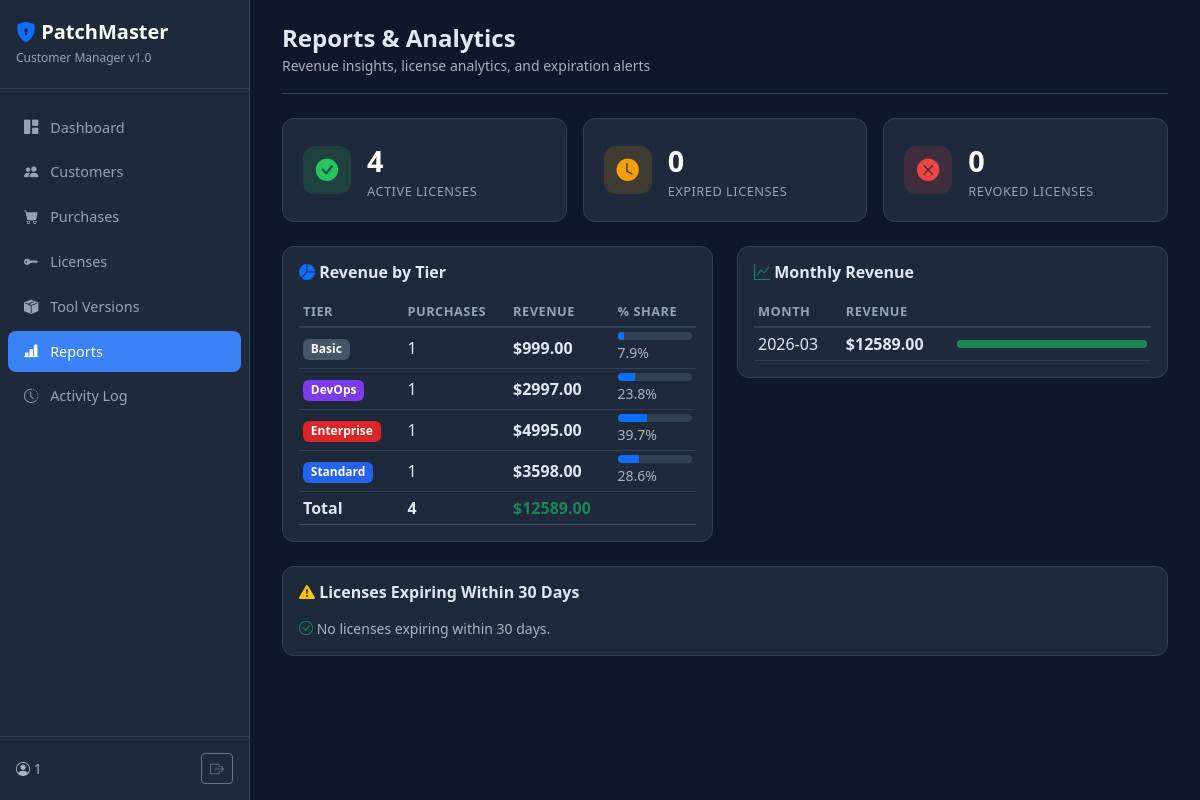
The page /reports (signed in) on the database its author committed.
### tables this page shows
CREATE TABLE purchases (
            id              INTEGER PRIMARY KEY AUTOINCREMENT,
            customer_id     INTEGER NOT NULL REFERENCES customers(id) ON DELETE CASCADE,
            tier            TEXT    NOT NULL,
            plan            TEXT    NOT NULL,
            max_hosts       INTEGER NOT NULL DEFAULT 0,
            amount          REAL    NOT NULL DEFAULT 0,
            currency        TEXT    NOT NULL DEFAULT 'USD',
            payment_method  TEXT    NOT NULL DEFAULT '',
            payment_ref     TEXT    NOT NULL DEFAULT '',
            status          TEXT    NOT NULL DEFAULT 'completed',
            notes           TEXT    NOT NULL DEFAULT '',
            purchased_at    TEXT    NOT NULL DEFAULT (datetime('now')),
            created_at      TEXT    NOT NULL DEFAULT (datetime('now'))
        );

### vendor/app.py (the view)
@app.route("/reports")
@login_required
def reports():
    db = get_db()
    revenue_monthly = db.execute("""
        SELECT strftime('%Y-%m', purchased_at) as month, SUM(amount) as total
        FROM purchases WHERE status='completed'
        GROUP BY month ORDER BY month DESC LIMIT 12
    """).fetchall()
    revenue_tier = db.execute("""
        SELECT tier, SUM(amount) as total, COUNT(*) as cnt
        FROM purchases WHERE status='completed'
        GROUP BY tier
    """).fetchall()
    lic_active = db.execute("SELECT COUNT(*) FROM licenses WHERE is_revoked=0 AND expires_at > datetime('now')").fetchone()[0]
    lic_expired = db.execute("SELECT COUNT(*) FROM licenses WHERE is_revoked=0 AND expires_at <= datetime('now')").fetchone()[0]
    lic_revoked = db.execute("SELECT COUNT(*) FROM licenses WHERE is_revoked=1").fetchone()[0]
    expiring = db.execute("""
        SELECT l.*, c.name as customer_name, c.company
        FROM licenses l JOIN customers c ON l.customer_id = c.id
        WHERE l.is_revoked=0 AND l.expires_at > datetime('now')
          AND l.expires_at <= datetime('now', '+30 days')
        ORDER BY l.expires_at ASC
    """).fetchall()
    return render_template("reports.html",
                           revenue_monthly=revenue_monthly, revenue_tier=revenue_tier,
                           lic_active=lic_active, lic_expired=lic_expired,
                           lic_revoked=lic_revoked, expiring=expiring,
                           tiers=TIERS, plans=PLANS)

### vendor/app.py (called while the page is built)
def get_db():
    if "db" not in g:
        g.db = sqlite3.connect(DB_PATH)
        g.db.row_factory = sqlite3.Row
        g.db.execute("PRAGMA journal_mode=WAL")
        g.db.execute("PRAGMA foreign_keys=ON")
    return g.db

@app.context_processor
def inject_now():
    return {"now": datetime.utcnow().strftime("%Y-%m-%dT%H:%M:%SZ")}

def login_required(f):
    @wraps(f)
    def decorated(*args, **kwargs):
        if not session.get("logged_in"):
            return redirect(url_for("login"))
        return f(*args, **kwargs)
    return decorated

### vendor/templates/reports.html (shortened to what this page needs)
{% extends "base.html" %}
{% block content %}
<div class="topbar">
  <div>
    <h4 class="mb-0 fw-bold">Reports & Analytics</h4>
    <small class="text-muted">Revenue insights, license analytics, and expiration alerts</small>
  </div>
</div>
<div class="row g-3 mb-4">
  <div class="col-md-4">
    <div class="stat-card">
      <div class="d-flex align-items-center gap-3">
        <div class="stat-icon" style="background:rgba(34,197,94,0.15);color:#22c55e"><i class="bi bi-check-circle-fill"></i></div>
        <div><div class="stat-value">{{ lic_active }}</div><div class="stat-label">Active Licenses</div></div>
      </div>
    </div>
  </div>
  <div class="col-md-4">
    <div class="stat-card">
      <div class="d-flex align-items-center gap-3">
        <div class="stat-icon" style="background:rgba(245,158,11,0.15);color:#f59e0b"><i class="bi bi-clock-fill"></i></div>
        <div><div class="stat-value">{{ lic_expired }}</div><div class="stat-label">Expired Licenses</div></div>
      </div>
    </div>
  </div>
  <div class="col-md-4">
    <div class="stat-card">
      <div class="d-flex align-items-center gap-3">
        <div class="stat-icon" style="background:rgba(239,68,68,0.15);color:#ef4444"><i class="bi bi-x-circle-fill"></i></div>
        <div><div class="stat-value">{{ lic_revoked }}</div><div class="stat-label">Revoked Licenses</div></div>
      </div>
    </div>
  </div>
</div>
<div class="row g-4 mb-4">
  <div class="col-md-6">
    <div class="card-dark p-3">
      <h6 class="fw-bold mb-3"><i class="bi bi-pie-chart-fill text-primary"></i> Revenue by Tier</h6>
      {% if revenue_tier %}
      <div class="table-responsive">
        <table class="table table-dark-custom table-sm mb-0">
          <thead><tr><th>Tier</th><th>Purchases</th><th>Revenue</th><th>% Share</th></tr></thead>
          <tbody>
            {% set total_rev = revenue_tier|sum(attribute='total') %}
            {% for row in revenue_tier %}
            <tr>
              <td><span class="badge badge-tier-{{ row['tier'] }}">{{ tiers[row['tier']]['label'] }}</span></td>
              <td>{{ row['cnt'] }}</td>
              <td class="fw-semibold">${{ "%.2f"|format(row['total']) }}</td>
              <td>
                {% if total_rev > 0 %}
                <div class="progress" style="height:8px;background:#334155">
                  <div class="progress-bar bg-primary" style="width:{{ (row['total']/total_rev*100)|round }}%"></div>
                </div>
                <small class="text-muted">{{ "%.1f"|format(row['total']/total_rev*100) }}%</small>
                {% else %}0%{% endif %}
              </td>
            </tr>
            {% endfor %}
            <tr class="border-top" style="border-color:#475569!important">
              <td class="fw-bold">Total</td>
              <td class="fw-bold">{{ revenue_tier|sum(attribute='cnt') }}</td>
              <td class="fw-bold text-success">${{ "%.2f"|format(total_rev) }}</td>
              <td></td>
            </tr>
          </tbody>
        </table>
      </div>
      {% else %}<p class="text-muted small mb-0">No revenue data yet.</p>{% endif %}
    </div>
  </div>
  <div class="col-md-6">
    <div class="card-dark p-3">
      <h6 class="fw-bold mb-3"><i class="bi bi-graph-up text-success"></i> Monthly Revenue</h6>
      {% if revenue_monthly %}
      <div class="table-responsive">
        <table class="table table-dark-custom table-sm mb-0">
          <thead><tr><th>Month</th><th>Revenue</th><th></th></tr></thead>
          <tbody>
            {% set max_rev = revenue_monthly|map(attribute='total')|max %}
            {% for row in revenue_monthly %}
            <tr>
              <td>{{ row['month'] }}</td>
              <td class="fw-semibold">${{ "%.2f"|format(row['total']) }}</td>
              <td style="width:50%">
                <div class="progress" style="height:8px;background:#334155">
                  <div class="progress-bar bg-success" style="width:{{ (row['total']/max_rev*100)|round if max_rev > 0 else 0 }}%"></div>
                </div>
              </td>
            </tr>
            {% endfor %}
          </tbody>
        </table>
      </div>
      {% else %}<p class="text-muted small mb-0">No revenue data yet.</p>{% endif %}
    </div>
  </div>
</div>
<div class="card-dark p-3">
  <h6 class="fw-bold mb-3"><i class="bi bi-exclamation-triangle-fill text-warning"></i> Licenses Expiring Within 30 Days</h6>
  {% if expiring %}
  <div class="table-responsive">
    <table class="table table-dark-custom table-sm mb-0">
      <thead><tr><th>License ID</th><th>Customer</th><th>Company</th><th>Tier</th><th>Expires</th><th></th></tr></thead>
      <tbody>
        {% for l in expiring %}
        <tr>
          <td class="font-monospace">{{ l['license_id'] }}</td>
          <td>{{ l['customer_name'] }}</td>
          <td>{{ l['company'] or '—' }}</td>
          <td><span class="badge badge-tier-{{ l['tier'] }}">{{ tiers[l['tier']]['label'] }}</span></td>
          <td class="text-warning">{{ l['expires_at'][:10] }}</td>
          <td><a href="{{ url_for('license_detail', lid=l['id']) }}" class="btn btn-sm btn-outline-warning"><i class="bi bi-eye"></i></a></td>
        </tr>
        {% endfor %}
      </tbody>
    </table>
  </div>
  {% else %}
  <p class="text-muted small mb-0"><i class="bi bi-check-circle text-success"></i> No licenses expiring within 30 days.</p>
  {% endif %}
</div>
{% endblock %}

### vendor/templates/base.html (style rules this page uses)
:root { --pm-blue: #3b82f6; --pm-green: #22c55e; --pm-red: #ef4444; --pm-yellow: #f59e0b; --pm-purple: #a855f7; }
body { background: #0f172a; color: #e2e8f0; font-family: 'Segoe UI', system-ui, sans-serif; }
.topbar { display: flex; justify-content: space-between; align-items: center; margin-bottom: 1.5rem; padding-bottom: 1rem; border-bottom: 1px solid #334155; }
.stat-card { background: #1e293b; border: 1px solid #334155; border-radius: 12px; padding: 1.25rem; transition: transform 0.15s; }
.stat-card .stat-icon { width: 48px; height: 48px; border-radius: 12px; display: flex; align-items: center; justify-content: center; font-size: 1.4rem; }
.stat-card .stat-value { font-size: 1.8rem; font-weight: 700; color: #fff; }
.stat-card .stat-label { font-size: 0.8rem; color: #94a3b8; text-transform: uppercase; letter-spacing: 0.5px; }
.card-dark { background: #1e293b; border: 1px solid #334155; border-radius: 12px; }
.table-dark-custom { --bs-table-bg: transparent; --bs-table-border-color: #334155; }
.table-dark-custom th { color: #94a3b8; font-weight: 600; font-size: 0.8rem; text-transform: uppercase; letter-spacing: 0.5px; border-bottom-width: 2px; }
.table-dark-custom td { color: #e2e8f0; vertical-align: middle; }
.badge-tier-basic { background: #475569; }
.badge-tier-standard { background: #2563eb; }
.badge-tier-devops { background: #7c3aed; }
.badge-tier-enterprise { background: #dc2626; }

### rows shown on the page
purchases: tier "Basic", cnt "1", total "999.00", {{ (row['total']/total_rev*100)|round }} 8.0 (drawn), row "7.9"
purchases: tier "DevOps", cnt "1", total "2997.00", {{ (row['total']/total_rev*100)|round }} 24.0 (drawn), row "23.8"
purchases: tier "Enterprise", cnt "1", total "4995.00", {{ (row['total']/total_rev*100)|round }} 40.0 (drawn), row "39.7"
purchases: tier "Standard", cnt "1", total "3598.00", {{ (row['total']/total_rev*100)|round }} 29.0 (drawn), row "28.6"

### other values the page prints
{{ session.get('user', 'admin') }} "1"
{{ lic_active }} "4"
{{ lic_expired }} "0"
{{ lic_revoked }} "0"
{{ revenue_tier|sum(attribute='cnt') }} "4"
{{ "%.2f"|format(total_rev) }} "12589.00"
{{ row['month'] }} "2026-03"
{{ "%.2f"|format(row['total']) }} "12589.00"
